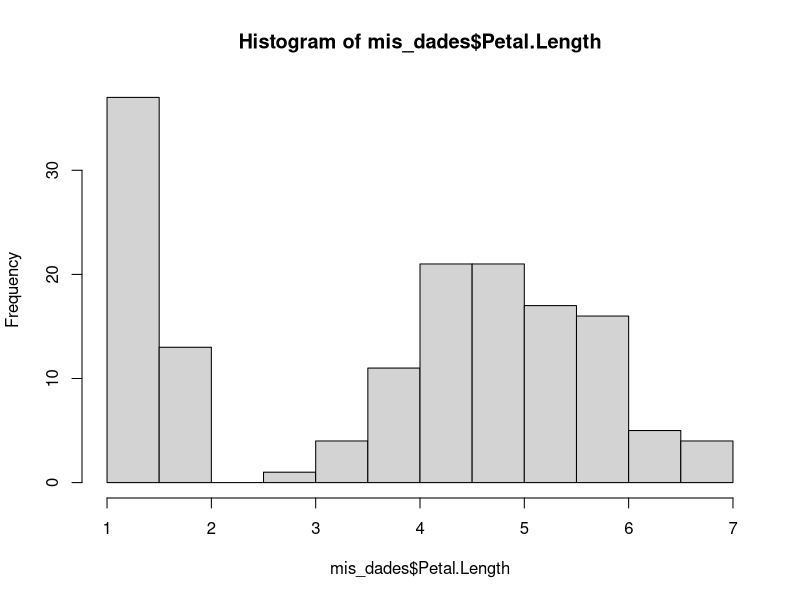
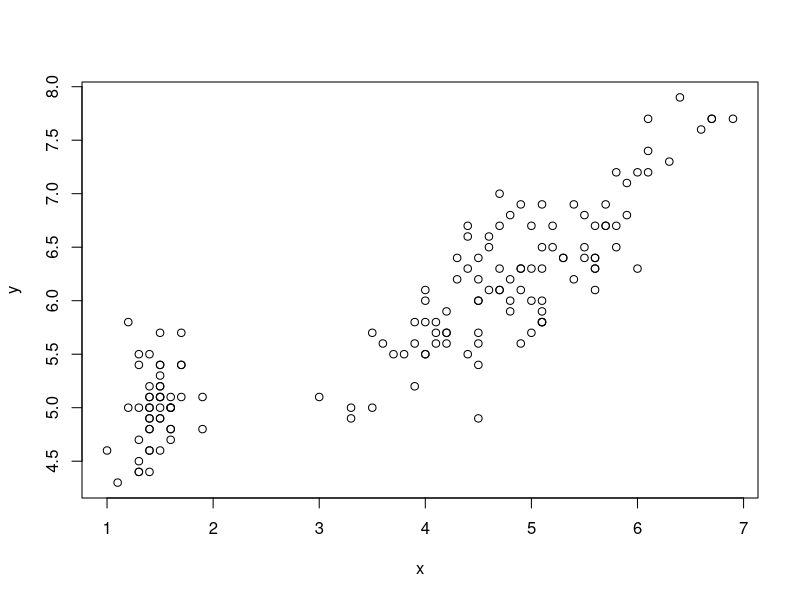
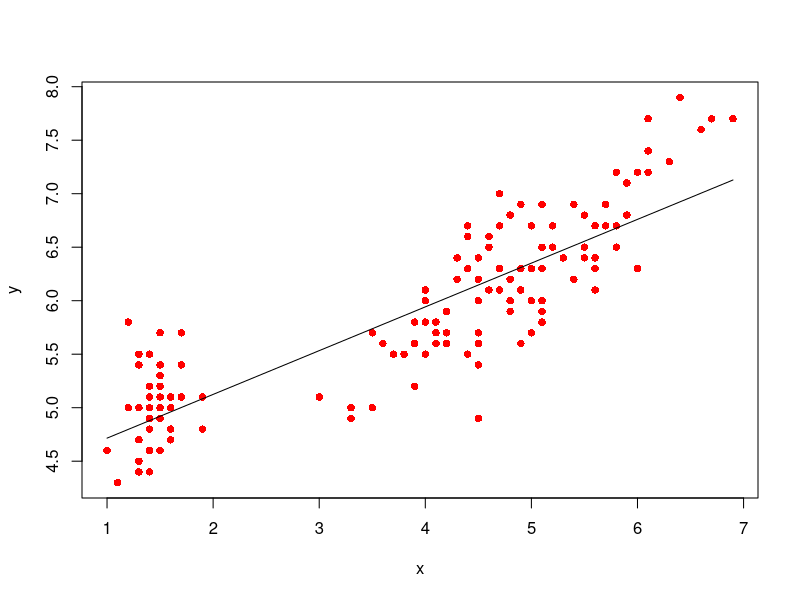

Reproduce these figures in R, in order. (Note: this script raises an error after producing the figures.)
#Codigo para problema 2
mis_dades<-iris
mis_dades
dim(mis_dades)
names(mis_dades)
#media
mean(mis_dades$Petal.Length)
#desviación tipica
sd(mis_dades$Petal.Length)

hist(mis_dades$Petal.Length)

x<-mis_dades$Petal.Length
y<-mis_dades$Sepal.Length
plot(x,y)
#pendiente m
m<- sum((x-mean(x))*(y-mean(y)))/sum((x-mean(x))^2)
m
b<-mean(y)-m*mean(x)
b

#prediccion para el valor 1.5
m*1.5+b

#altgr+4+espacio=~
mod<-lm(y~x)
mod

summary(mod)

#puntos dnd quiero hacer las mediciones
data.frame(x=x)
x
ypredict <- predict(mod,data.frame(x=x))
#recta de regresion
plot(x,y,col='red',pch=16)
lines(x,ypredict,col="black")

#coeficiente de determinacion
Rsq=sum((ypredict-mean(y))^2)/sum((y-mean(y))^2)
Rsq


summary(mod)
fgh
